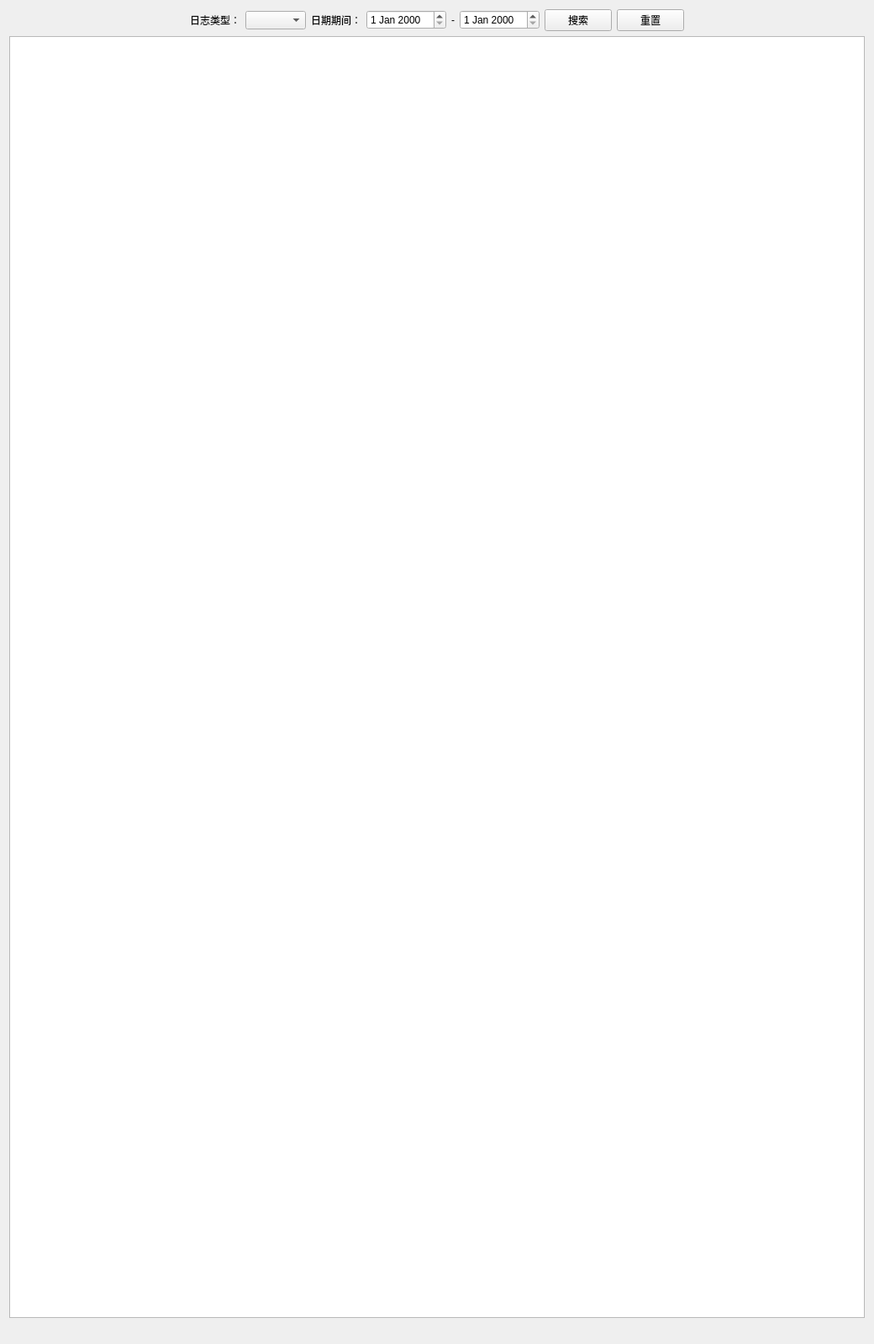
<?xml version="1.0" encoding="UTF-8"?>
<ui version="4.0">
 <class>LoggerQueryForm</class>
 <widget class="QWidget" name="LoggerQueryForm">
  <property name="geometry">
   <rect>
    <x>0</x>
    <y>0</y>
    <width>1040</width>
    <height>1600</height>
   </rect>
  </property>
  <property name="windowTitle">
   <string>Form</string>
  </property>
  <layout class="QGridLayout" name="gridLayout">
   <item row="0" column="0">
    <spacer name="horizontalSpacer">
     <property name="orientation">
      <enum>Qt::Horizontal</enum>
     </property>
     <property name="sizeHint" stdset="0">
      <size>
       <width>635</width>
       <height>20</height>
      </size>
     </property>
    </spacer>
   </item>
   <item row="0" column="1">
    <widget class="QLabel" name="labellogtype">
     <property name="text">
      <string>日志类型：</string>
     </property>
    </widget>
   </item>
   <item row="0" column="2">
    <widget class="QComboBox" name="comboBoxlogtype"/>
   </item>
   <item row="0" column="3">
    <widget class="QLabel" name="labeldata">
     <property name="text">
      <string>日期期间：</string>
     </property>
    </widget>
   </item>
   <item row="0" column="4">
    <widget class="QDateEdit" name="dateEditstart"/>
   </item>
   <item row="0" column="5">
    <widget class="QLabel" name="label">
     <property name="styleSheet">
      <string notr="true">font: 18pt &quot;Sans Serif&quot;;
</string>
     </property>
     <property name="text">
      <string>-</string>
     </property>
    </widget>
   </item>
   <item row="0" column="6">
    <widget class="QDateEdit" name="dateEditend"/>
   </item>
   <item row="0" column="7">
    <widget class="QPushButton" name="pushButtonsearch">
     <property name="text">
      <string>搜索</string>
     </property>
    </widget>
   </item>
   <item row="0" column="8">
    <widget class="QPushButton" name="pushButtonclear">
     <property name="text">
      <string>重置</string>
     </property>
    </widget>
   </item>
   <item row="0" column="9">
    <spacer name="horizontalSpacer_2">
     <property name="orientation">
      <enum>Qt::Horizontal</enum>
     </property>
     <property name="sizeHint" stdset="0">
      <size>
       <width>635</width>
       <height>20</height>
      </size>
     </property>
    </spacer>
   </item>
   <item row="1" column="0" colspan="10">
    <widget class="QTableWidget" name="tableWidget"/>
   </item>
   <item row="2" column="8" colspan="2">
    <widget class="QLabel" name="labelsum">
     <property name="text">
      <string/>
     </property>
    </widget>
   </item>
  </layout>
 </widget>
 <resources/>
 <connections/>
</ui>
